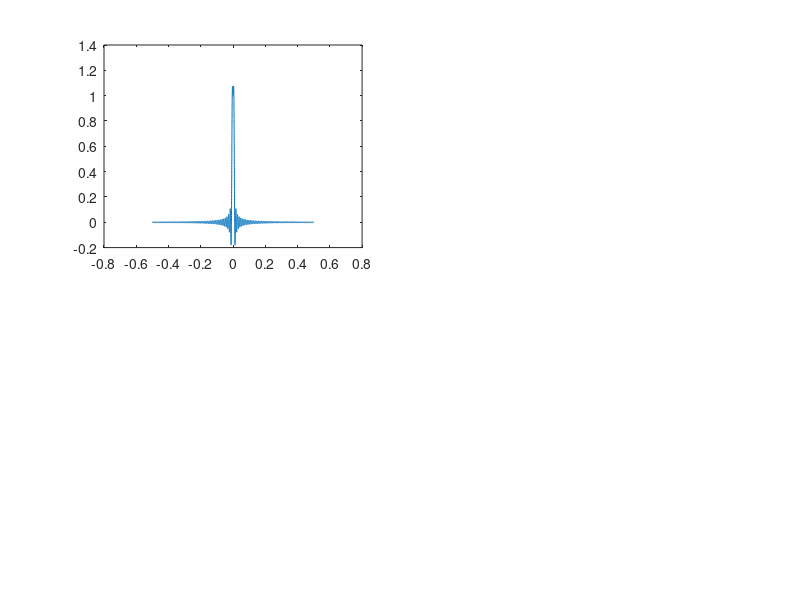

This figure's MATLAB source: (Note: this script raises an error after producing the figure.)
ts =1*10^(-4);

t =-0.5:ts:0.5;
Ta= 0.01;

mysig=sinc(2*t/Ta)+sinc(2*(t/Ta)-1)+sinc(2*(t/Ta)+1);


subplot(221); plot(t ,mysig);
axis(Trange)
title('original')

% wokring on the modulation of the amplitude 
Lfft =length(t);
Len_mysig=length(mysig);

%Now working on the speed of algorithm
Lfft =2^ceil(log2(Lfft));

% definning the frequency axis 
fre =(-Lfft/2:(Lfft/2)-1)/(Lfft*ts);  % frequncy axius 
cFre= 300; % cut off frequency

% making a filter 
h = fir1(40 ,(cFre*ts)); %LPF 


% Double side band modulation
fc =200; % carrier frequency 
A =mysig.*cos(2*pi*fc*t);
Lfft=length(t);
Lfft=2^ceil(log2(Lfft)+1);  % speeding factor  -> increasing the fft size by 2 
a =fftshift(fft(A , Lfft)); % fft shift to cnetralize the function
%frequncy
F=(-Lfft/2:(Lfft/2)-1)/(Lfft*ts);
subplot(222); plot(t ,A);
axis(Trange)
title('MOdulated')

%demodulation
A=mysig.*cos(2*pi*fc*t)*2 % Demodulationb begins by multiplying with the carrier
a=fftshift(fft(A,Lfft)); % Demodulatede signal in frequency domain

senator=filter(h,1,A)       % defining a filter 
Sen=fftshift(fft(senator,Lfft));  


subplot(223); plot(F,abs(a)); % frequcny

